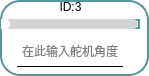
       <widget class="QFrame" name="frame_3">
        <property name="enabled">
         <bool>true</bool>
        </property>
        <property name="layoutDirection">
         <enum>Qt::RightToLeft</enum>
        </property>
        <property name="styleSheet">
         <string notr="true">* {
  background: white; /* 背景改为白色 */
  border: 2px solid #59969b; /* 使用与滑块一致的颜色 */
  border-radius: 20px;
}

</string>
        </property>
        <property name="frameShape">
         <enum>QFrame::StyledPanel</enum>
        </property>
        <property name="frameShadow">
         <enum>QFrame::Raised</enum>
        </property>
        <widget class="QLineEdit" name="lineEdit_servo3">
         <property name="enabled">
          <bool>true</bool>
         </property>
         <property name="geometry">
          <rect>
           <x>17</x>
           <y>36</y>
           <width>106</width>
           <height>31</height>
          </rect>
         </property>
         <property name="maximumSize">
          <size>
           <width>120</width>
           <height>16777215</height>
          </size>
         </property>
         <property name="layoutDirection">
          <enum>Qt::LeftToRight</enum>
         </property>
         <property name="styleSheet">
          <string notr="true">QLineEdit {
            border-top: none;
            border-left: none;
            border-right: none;
            border-bottom: 1px solid black;
            background-color: transparent;
        }
        
        QLineEdit:focus {
            border-bottom: 1px solid #2a70f4;
        }</string>
         </property>
         <property name="alignment">
          <set>Qt::AlignCenter</set>
         </property>
         <property name="placeholderText">
          <string>在此输入舵机角度</string>
         </property>
        </widget>
        <widget class="QSlider" name="Slider_Servo3">
         <property name="geometry">
          <rect>
           <x>1</x>
           <y>19</y>
           <width>139</width>
           <height>10</height>
          </rect>
         </property>
         <property name="maximumSize">
          <size>
           <width>16777215</width>
           <height>10</height>
          </size>
         </property>
         <property name="layoutDirection">
          <enum>Qt::LeftToRight</enum>
         </property>
         <property name="styleSheet">
          <string notr="true">QSlider::groove:horizontal {
    border: none;
    height: 10px;
    background-color: lightgray;
    border-radius: 5px;
}

QSlider::handle:horizontal {
    width: 12px; /* 增大滑块的宽度 */
    margin: -1px 0px -1px -5px;
    border-radius: 6px; /* 也可以调整圆角半径以匹配滑块的大小 */
    background-color: white;
}

QSlider::sub-page:horizontal {
    background-color: qlineargradient(x1:0, y1:0, x2:1, y2:1, stop:0 #59969b, stop:1 #04e7fa);
    border-radius: 5px;
}
</string>
         </property>
         <property name="minimum">
          <number>0</number>
         </property>
         <property name="maximum">
          <number>240</number>
         </property>
         <property name="orientation">
          <enum>Qt::Horizontal</enum>
         </property>
         <property name="invertedAppearance">
          <bool>false</bool>
         </property>
         <property name="tickPosition">
          <enum>QSlider::NoTicks</enum>
         </property>
         <property name="tickInterval">
          <number>1</number>
         </property>
        </widget>
        <widget class="QLabel" name="label_id3">
         <property name="geometry">
          <rect>
           <x>1</x>
           <y>2</y>
           <width>139</width>
           <height>10</height>
          </rect>
         </property>
         <property name="minimumSize">
          <size>
           <width>0</width>
           <height>10</height>
          </size>
         </property>
         <property name="maximumSize">
          <size>
           <width>16777215</width>
           <height>10</height>
          </size>
         </property>
         <property name="styleSheet">
          <string notr="true">QLabel{border: none; /* 去掉控件的边框 */}
QLabel{background: none; /* 去掉控件的边框 */}</string>
         </property>
         <property name="text">
          <string>ID:3</string>
         </property>
         <property name="alignment">
          <set>Qt::AlignCenter</set>
         </property>
        </widget>
       </widget>
